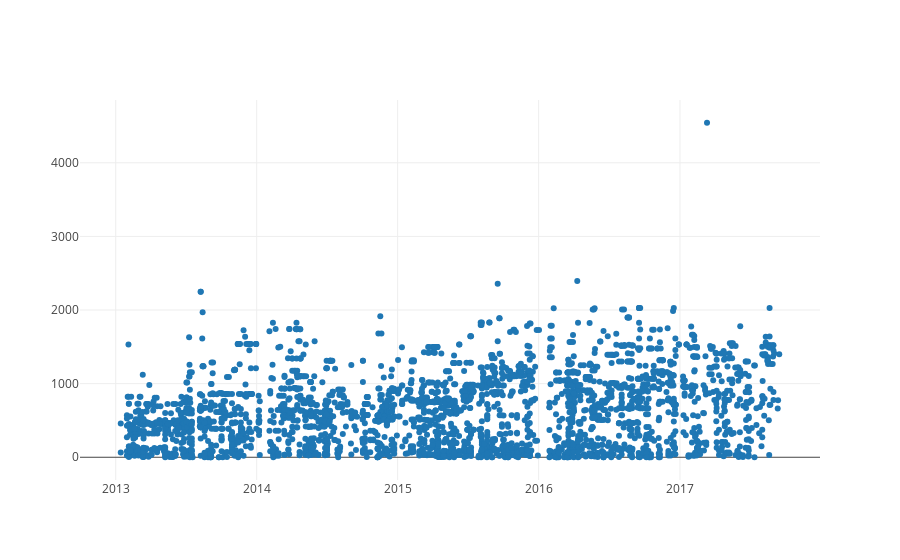

Write notebook code for a chart like this one.
### Code cell
data = [go.Scatter(
          x=deputy_airline_df['receipt_date'],
          y=deputy_airline_df['receipt_value'],
          mode = 'markers'
    )]

iplot(data)

### Figure 1 — Plotly figure (JSON) as saved in the notebook; plotly's stock layout.template omitted (floating-point values rounded to 4 significant figures; data arrays with more than 128 entries replaced by an {"elided": "..."} marker saying what was removed)
{"data": [{"mode": "markers", "x": {"elided": "3013 str values"}, "y": {"elided": "3013 int values"}, "type": "scatter", "uid": "c6f28f76-da1c-11e8-97e7-b399b4a3be3a"}], "layout": {}}
